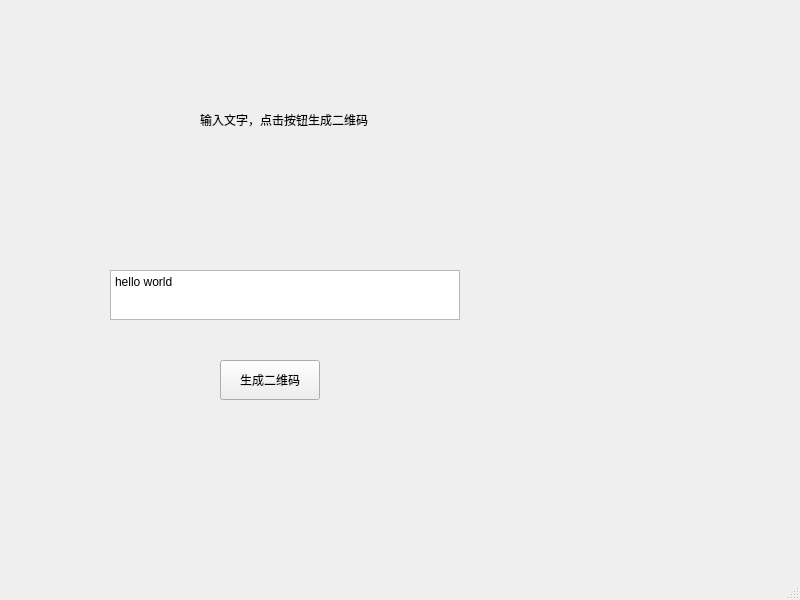
<?xml version="1.0" encoding="UTF-8"?>
<ui version="4.0">
 <class>MainWindow</class>
 <widget class="QMainWindow" name="MainWindow">
  <property name="geometry">
   <rect>
    <x>0</x>
    <y>0</y>
    <width>800</width>
    <height>600</height>
   </rect>
  </property>
  <property name="windowTitle">
   <string>MainWindow</string>
  </property>
  <widget class="QWidget" name="centralwidget">
   <widget class="QLabel" name="lab_qrcode">
    <property name="geometry">
     <rect>
      <x>200</x>
      <y>20</y>
      <width>200</width>
      <height>200</height>
     </rect>
    </property>
    <property name="text">
     <string>输入文字，点击按钮生成二维码</string>
    </property>
   </widget>
   <widget class="QTextEdit" name="textEdit_qrcode">
    <property name="geometry">
     <rect>
      <x>110</x>
      <y>270</y>
      <width>350</width>
      <height>50</height>
     </rect>
    </property>
    <property name="html">
     <string>&lt;!DOCTYPE HTML PUBLIC &quot;-//W3C//DTD HTML 4.0//EN&quot; &quot;http://www.w3.org/TR/REC-html40/strict.dtd&quot;&gt;
&lt;html&gt;&lt;head&gt;&lt;meta name=&quot;qrichtext&quot; content=&quot;1&quot; /&gt;&lt;meta charset=&quot;utf-8&quot; /&gt;&lt;style type=&quot;text/css&quot;&gt;
p, li { white-space: pre-wrap; }
hr { height: 1px; border-width: 0; }
li.unchecked::marker { content: &quot;\2610&quot;; }
li.checked::marker { content: &quot;\2612&quot;; }
&lt;/style&gt;&lt;/head&gt;&lt;body style=&quot; font-family:'Microsoft YaHei UI'; font-size:9pt; font-weight:400; font-style:normal;&quot;&gt;
&lt;p style=&quot; margin-top:0px; margin-bottom:0px; margin-left:0px; margin-right:0px; -qt-block-indent:0; text-indent:0px;&quot;&gt;hello world&lt;/p&gt;&lt;/body&gt;&lt;/html&gt;</string>
    </property>
   </widget>
   <widget class="QPushButton" name="button_qrcode">
    <property name="geometry">
     <rect>
      <x>220</x>
      <y>360</y>
      <width>100</width>
      <height>40</height>
     </rect>
    </property>
    <property name="text">
     <string>生成二维码</string>
    </property>
   </widget>
  </widget>
  <widget class="QMenuBar" name="menubar">
   <property name="geometry">
    <rect>
     <x>0</x>
     <y>0</y>
     <width>800</width>
     <height>17</height>
    </rect>
   </property>
  </widget>
  <widget class="QStatusBar" name="statusbar"/>
 </widget>
 <resources/>
 <connections/>
</ui>
